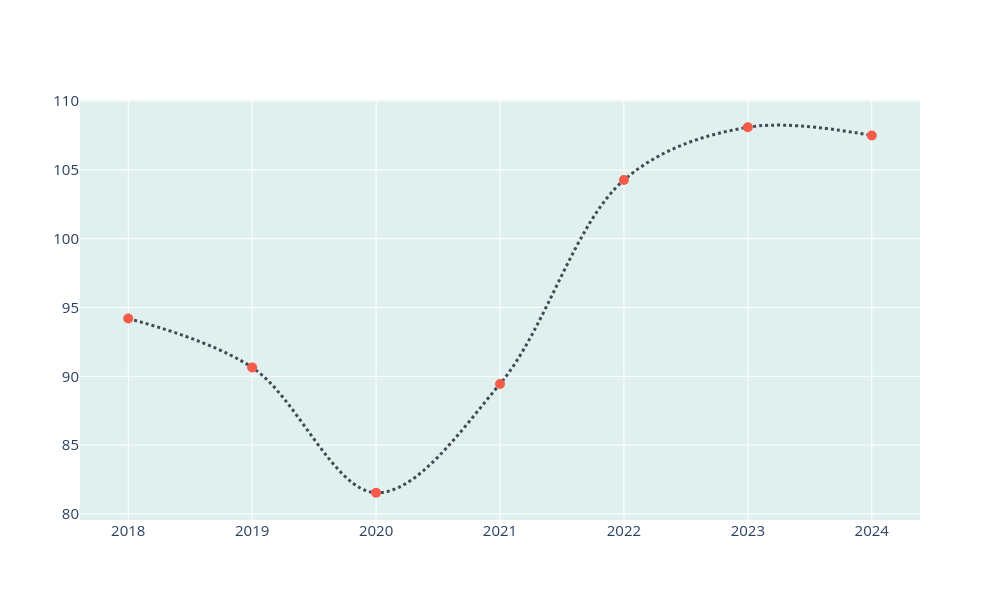

Write notebook code for a chart like this one.
### Code cell
# Generar visualización interactiva
fig = go.Figure(
    data = go.Scatter(

        x = evol_tkt['periodo'],
        y = evol_tkt["ticket"],
        
        mode = "lines+markers",
        
        hovertext = evol_tkt["info"],
        hoverinfo = "text",
        hoverlabel = form_etiquetas,
        
        marker = dict(
            color = color_fill[5],  
            size = 10
        ),
        
        line = dict(
            color = color_linea, 
            width = 3, 
            shape = "spline", 
            smoothing = 1, 
            dash = "dot"
        )
    )
)

fig.update_layout(
    plot_bgcolor = color_fondo,
    xaxis = form_ticks,
    yaxis = form_ticks,
    autosize = False,
    width = 1000,
    height = 600
)

fig.show()

### Figure 1 — Plotly figure (JSON) as saved in the notebook; plotly's stock layout.template omitted (floating-point values rounded to 4 significant figures)
{"data": [{"hoverinfo": "text", "hoverlabel": {"font": {"size": 15}}, "hovertext": ["<b>2018</b><br>Ticket (USD): 94.2", "<b>2019</b><br>Ticket (USD): 90.6<br>Var. YoY: -3.8%", "<b>2020</b><br>Ticket (USD): 81.5<br>Var. YoY: -10.0%", "<b>2021</b><br>Ticket (USD): 89.4<br>Var. YoY: 9.7%", "<b>2022</b><br>Ticket (USD): 104.3<br>Var. YoY: 16.6%", "<b>2023</b><br>Ticket (USD): 108.1<br>Var. YoY: 3.7%", "<b>2024</b><br>Ticket (USD): 107.5<br>Var. YoY: -0.6%"], "line": {"color": "#424B54", "dash": "dot", "shape": "spline", "smoothing": 1, "width": 3}, "marker": {"color": "#f45b4a", "size": 10}, "mode": "lines+markers", "type": "scatter", "x": [2018, 2019, 2020, 2021, 2022, 2023, 2024], "y": [94.2, 90.64, 81.54, 89.45, 104.3, 108.1, 107.5]}], "layout": {"autosize": false, "height": 600, "plot_bgcolor": "#dff0ef", "width": 1000, "xaxis": {"tickfont": {"size": 15}}, "yaxis": {"tickfont": {"size": 15}}}}
